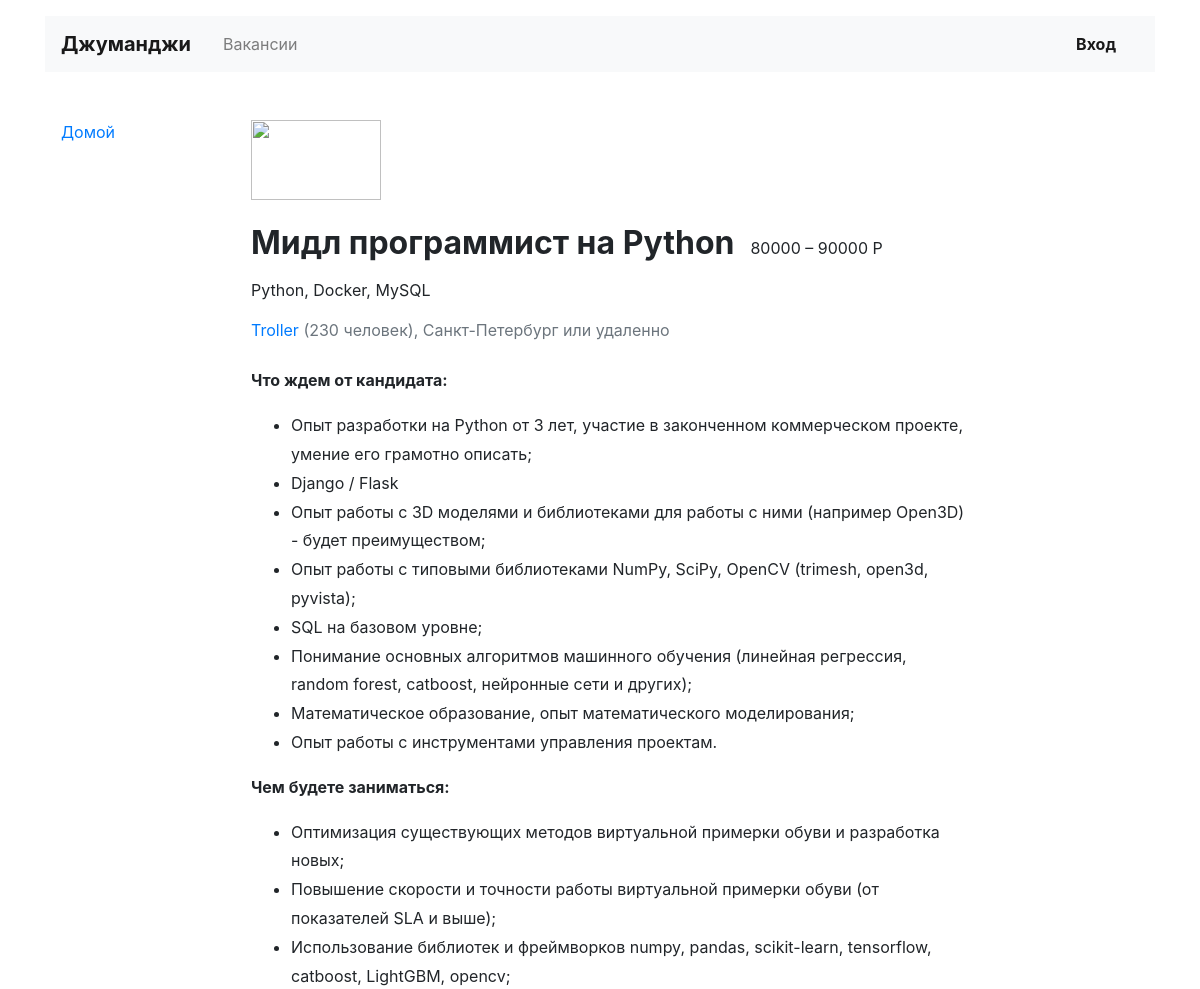
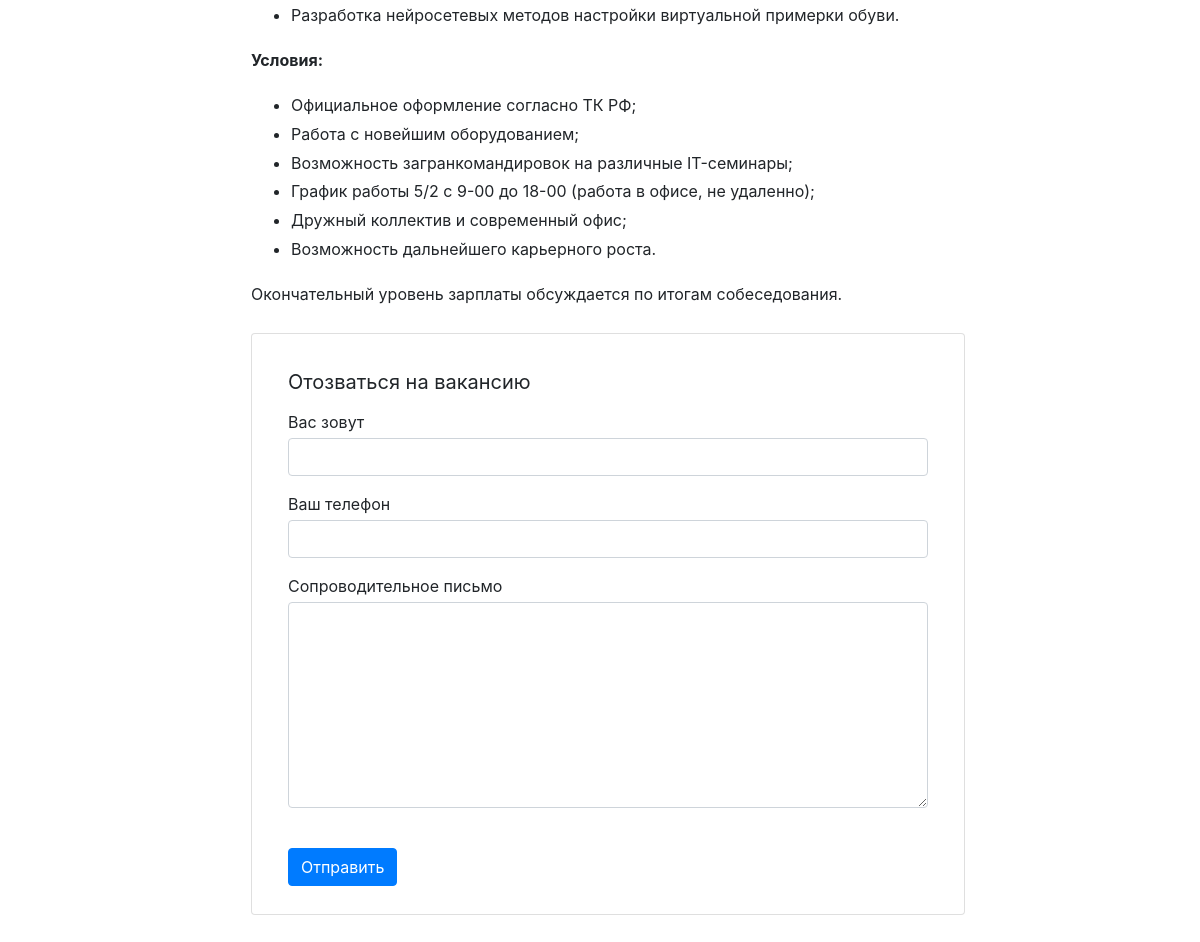
Screenshot of /vacancies/4 with the database file from the repository (2 pictures, top to bottom).
### headhunter/models.py (models this page shows)
class Vacancy(models.Model):
    id = models.IntegerField(primary_key=True)
    title = models.CharField(max_length=64)
    specialty_id = models.ForeignKey(Specialty, on_delete=models.CASCADE, related_name='specialty', default=None,
                                     null=True)
    company_id = models.ForeignKey(Company, on_delete=models.CASCADE, related_name='company', default=None, null=True)
    skills = models.TextField()
    description = models.TextField()
    salary_min = models.IntegerField()
    salary_max = models.IntegerField()
    published_at = models.DateTimeField()

class Company(models.Model):
    id = models.IntegerField(primary_key=True)
    name = models.CharField(max_length=64)
    location = models.CharField(max_length=64)
    logo = models.URLField()
    description = models.TextField()
    employee_count = models.IntegerField()

### headhunter/views.py (the view)
# urls.py: path('vacancies/<int:vacancy_id>', VacancyView.as_view(), name='vacancy')
class VacancyView(TemplateView):
    name = 'vacancy'
    template_name = 'vacancy.html'
    def get_context_data(self, **kwargs):
        context = super(VacancyView, self).get_context_data(**kwargs)
        vacancy = [i for i in context.items()]
        company = Vacancy.objects.get(id=vacancy[0][1])
        company = Company.objects.get(id=company.company_id_id)
        vacancy = Vacancy.objects.filter(id=vacancy[0][1])
        context = {
            'vacancy': vacancy,
            'company': company,
        }
        return context

### templates/vacancy.html
{% extends 'base.html' %}
{% block main %}
    <main class="container mt-3 pb-5">
        <div class="row mt-5">
            <div class="col-12 col-lg-2">
                <div class="pl-3 mb-5">
                    <p><a href="/">Домой</a></p>
                </div>
            </div>
            <div class="col-12 col-lg-8">
                <section class="pl-3">
                    <a href="#"><img src="https://place-hold.it/130x80" width="130" height="80" alt=""></a>
                    <div class="d-flex align-items-baseline align-content-baseline">
                        <h1 class="h2 mt-4 font-weight-bold">{{ vacancy.values.0.title }}</h1>
                        <p class="m-0 pl-3">{{ vacancy.values.0.salary_min }} – {{ vacancy.values.0.salary_max }} Р</p>
                    </div>
                    <p class="mt-2">{{ vacancy.values.0.skills }}</p>
                    <p class="text-muted mb-4"><a href="/companies/{{ company.id }}">{{ company.name.title }}</a>
                        ({{ company.employee_count }} человек), {{ company.location }} или удаленно</p>
                    <div style="line-height: 1.8;">
                        {{ vacancy.values.0.description|safe }}
                    </div>
                    <form action="/echo" class="card mt-4 mb-3" enctype="multipart/form-data">
                        <div class="card-body mx-3">
                            <p class="h5 mt-3 font-weight-normal">Отозваться на вакансию</p>
                            <div class="form-group">
                                <label class="mb-1 mt-2" for="userName">Вас зовут</label>
                                <input class="form-control" type="text" placeholder="" id="userName">
                            </div>
                            <div class="form-group">
                                <label class="mb-1" for="userPhone">Ваш телефон</label>
                                <input class="form-control" type="tel" placeholder="" id="userPhone">
                            </div>
                            <div class="form-group">
                                <label class="mb-1" for="userMsg">Сопроводительное письмо</label>
                                <textarea class="form-control" rows="8" id="userMsg"></textarea>
                            </div>
                            <input type="submit" class="btn btn-primary mt-4 mb-2" value="Отправить">
                        </div>
                    </form>
                </section>
            </div>
        </div>
    </main>
{% endblock %}

### rows the page displays
Vacancy: values.0 "Мидл программист на Python", values.0.skills "Python, Docker, MySQL", values.0.description "Что ждем от кандидата: Опыт разработки на Python от 3 лет, участие в законченном коммерческом проекте, умение его грамотно описать; Django / Flask Опыт работы с 3D моделями и библиотеками для работы с ними (например Open3D) - будет преимуществом; Опыт работы с типовыми библиотеками NumPy, SciPy, OpenCV (trimesh, open3d, pyvista); SQL на базовом уровне; Понимание основных алгоритмов машинного обучения (линейная регрессия, random forest, catboost, нейронные сети и других); Математическое образование, опыт математического моделирования; Опыт работы с инструментами управления проектам. Чем будете заниматься: Оптимизация существующих методов виртуальной примерки обуви и разработка новых;…"
Company: name "Troller", employee_count "230", location "Санкт-Петербург"

### other values shown
{{ vacancy.values.0.salary_min }} "80000"
{{ vacancy.values.0.salary_max }} "90000"
